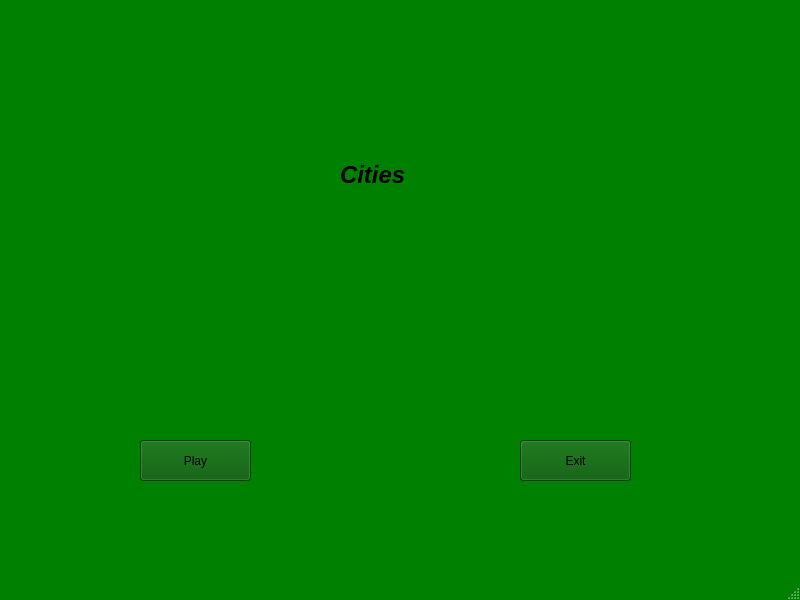
<?xml version="1.0" encoding="UTF-8"?>
<ui version="4.0">
 <class>MainWindow</class>
 <widget class="QMainWindow" name="MainWindow">
  <property name="geometry">
   <rect>
    <x>0</x>
    <y>0</y>
    <width>800</width>
    <height>600</height>
   </rect>
  </property>
  <property name="windowTitle">
   <string>Cities</string>
  </property>
  <property name="windowIcon">
   <iconset resource="resources.qrc">
    <normaloff>:/img/mainwindow_icon.png</normaloff>:/img/mainwindow_icon.png</iconset>
  </property>
  <property name="styleSheet">
   <string notr="true">QMainWindow {
	background-color: green;
}</string>
  </property>
  <widget class="QWidget" name="centralwidget">
   <widget class="QLabel" name="label">
    <property name="geometry">
     <rect>
      <x>340</x>
      <y>140</y>
      <width>81</width>
      <height>71</height>
     </rect>
    </property>
    <property name="text">
     <string>&lt;html&gt;&lt;head/&gt;&lt;body&gt;&lt;p&gt;&lt;span style=&quot; font-size:18pt; font-weight:700; font-style:italic;&quot;&gt;Cities&lt;/span&gt;&lt;/p&gt;&lt;/body&gt;&lt;/html&gt;</string>
    </property>
   </widget>
   <widget class="QPushButton" name="play_button">
    <property name="geometry">
     <rect>
      <x>140</x>
      <y>440</y>
      <width>111</width>
      <height>41</height>
     </rect>
    </property>
    <property name="styleSheet">
     <string notr="true">QPushButton {
	background-color: rgb(0, 85, 0);
}

QPushButton:hover {
	background-color:  rgb(0, 102, 0);
}

QPushButton:pressed {
	background-color:  rgb(0, 124, 0);
}</string>
    </property>
    <property name="text">
     <string>Play</string>
    </property>
   </widget>
   <widget class="QPushButton" name="exit_button">
    <property name="geometry">
     <rect>
      <x>520</x>
      <y>440</y>
      <width>111</width>
      <height>41</height>
     </rect>
    </property>
    <property name="styleSheet">
     <string notr="true">QPushButton {
	background-color: rgb(0, 85, 0);
}

QPushButton:hover {
	background-color:  rgb(0, 102, 0);
}

QPushButton:pressed {
	background-color:  rgb(0, 124, 0);
}</string>
    </property>
    <property name="text">
     <string>Exit</string>
    </property>
   </widget>
  </widget>
  <widget class="QMenuBar" name="menubar">
   <property name="geometry">
    <rect>
     <x>0</x>
     <y>0</y>
     <width>800</width>
     <height>25</height>
    </rect>
   </property>
  </widget>
  <widget class="QStatusBar" name="statusbar"/>
 </widget>
 <resources>
  <include location="resources.qrc"/>
 </resources>
 <connections/>
</ui>
